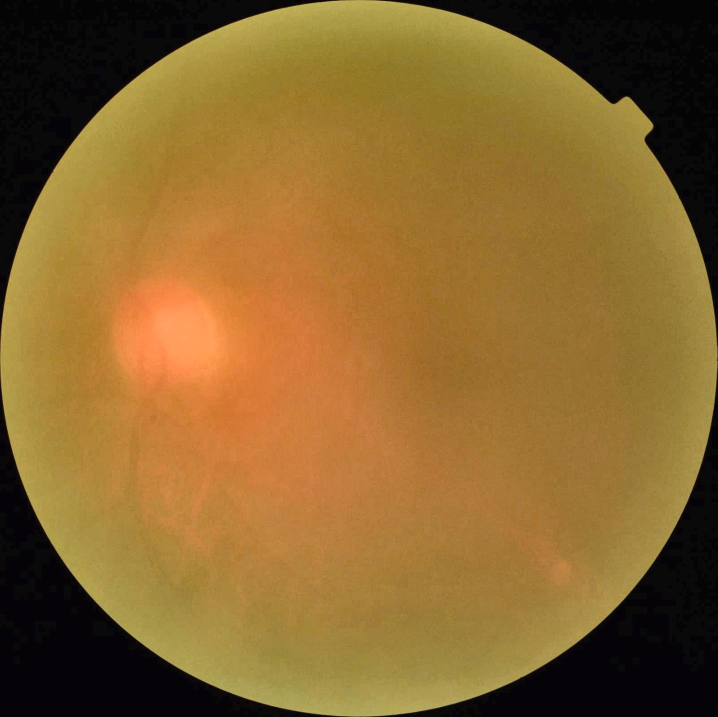
#> input picture Cataract/train/cataract/Copy of img_0501.jpg, 1435 x 1434 px (shown at 1/2 size)
$ python -i pipeline.py   (imports and definitions only)
#> lines starting #> are read from the running program, lines starting #| are printed output that depends on the picture

import cv2
import numpy as np

def extract_green_channel(image):
    """
    Extracts the Green channel from an RGB image.
    Medical Relevance: The green channel usually provides the best contrast
    for visualizing retinal structures and opacities (cataracts) because
    the retinal pigment epithelium absorbs red light and the lens absorbs blue light.
    """
    if len(image.shape) != 3:
        raise ValueError("Input image must be RGB.")

    return image[:, :, 1]

def apply_clahe(image, clip_limit=2.0, tile_grid_size=(8, 8)):
    """
    Applies Contrast Limited Adaptive Histogram Equalization (CLAHE).
    Enhances local contrast.
    If image is RGB, converts to LAB, applies to L channel, converts back.
    """
    clahe = cv2.createCLAHE(clipLimit=clip_limit, tileGridSize=tile_grid_size)

    if len(image.shape) == 3: # RGB Image
        lab = cv2.cvtColor(image, cv2.COLOR_RGB2LAB)
        l, a, b = cv2.split(lab)
        l2 = clahe.apply(l)
        lab = cv2.merge((l2, a, b))
        return cv2.cvtColor(lab, cv2.COLOR_LAB2RGB)
    else: # Grayscale
        return clahe.apply(image)

def normalize_image(image):
    """
    Normalizes pixel values to [0, 1].
    """
    return image.astype(np.float32) / 255.0

def resize_image(image, size=(224, 224)):
    """
    Resizes the image to the target size.
    """
    return cv2.resize(image, size)

def remove_noise(image):
    """
    Applies Gaussian Blur to reduce high-frequency noise.
    """
    return cv2.GaussianBlur(image, (5, 5), 0)

def preprocess_pipeline(image, target_size=(224, 224), use_green_channel=True):
    """
    Full preprocessing pipeline.

    Args:
        image: Input RGB image
        target_size: (height, width)
        use_green_channel: If True, extracts green channel (Fundus).
                           If False, uses full RGB (Slit-lamp).

    Returns:
        processed_image: The final image ready for the model (H, W, 3)
        intermediate_steps: Dictionary containing images at each step for visualization
    """
    steps = {}

    # 1. Resize
    resized = resize_image(image, size=target_size)
    steps['resized'] = resized

    # 2. Green Channel Extraction (Conditional)
    if use_green_channel:
        current_img = extract_green_channel(resized)
        steps['green_channel'] = current_img
    else:
        current_img = resized
        steps['green_channel'] = resized # Store RGB here for UI compatibility

    # 3. Noise Reduction
    denoised = remove_noise(current_img)
    steps['denoised'] = denoised

    # 4. CLAHE
    enhanced = apply_clahe(denoised)
    steps['enhanced'] = enhanced

    # 5. Normalization
    normalized = normalize_image(enhanced)

    # Final Channel Stacking
    if use_green_channel:
        # (H, W) -> (H, W, 3)
        final_input = np.stack((normalized,)*3, axis=-1)
    else:
        # Already (H, W, 3)
        final_input = normalized

    return final_input, steps

>>> import cv2
>>> picture = cv2.cvtColor(cv2.imread('../Cataract/train/cataract/Copy of img_0501.jpg'), cv2.COLOR_BGR2RGB)
>>> result = preprocess_pipeline(picture)
#> in resize_image, `return cv2.resize(image, size)`:
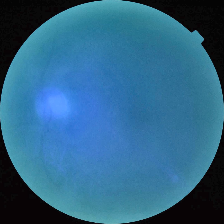
#> returned value: shape (224, 224, 3); mean of channels 0, 1, 2 136.9, 102.3, 46.5; drawn as B, G, R
#> in extract_green_channel, `return image[:, :, 1]`:
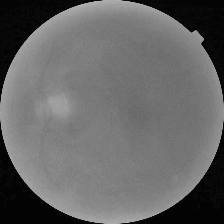
#> returned value: shape (224, 224); min 0, max 182, mean 102.3
#> in remove_noise, `return cv2.GaussianBlur(image, (5, 5), 0)`:
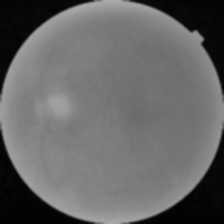
#> returned value: shape (224, 224); min 3, max 170, mean 102.4
#> in apply_clahe, `return clahe.apply(image)`:
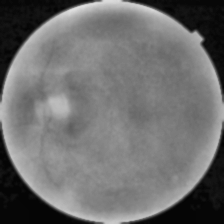
#> returned value: shape (224, 224); min 3, max 224, mean 110.6

$ run again, on Cataract/train/cataract/Copy of img_0533.jpg
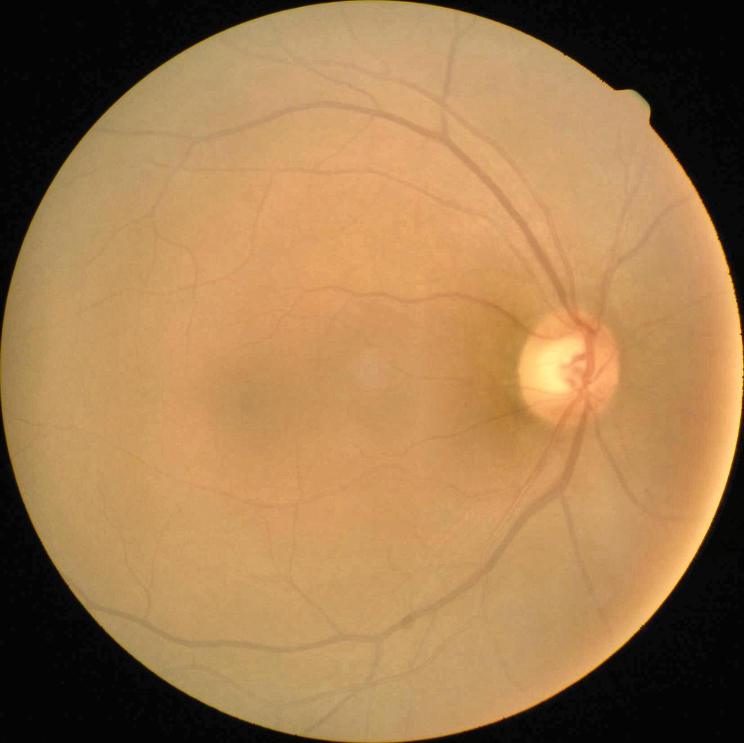
#> input picture Cataract/train/cataract/Copy of img_0533.jpg, 1488 x 1486 px (shown at 1/2 size)
#> in resize_image, `return cv2.resize(image, size)`:
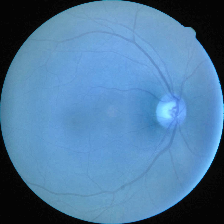
#> returned value: shape (224, 224, 3); mean of channels 0, 1, 2 160.9, 122.7, 79; drawn as B, G, R
#> in apply_clahe, `return clahe.apply(image)`:
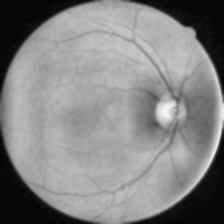
#> returned value: shape (224, 224); min 4, max 248, mean 132.3

$ run again, on Cataract/train/cataract/112_right.jpg
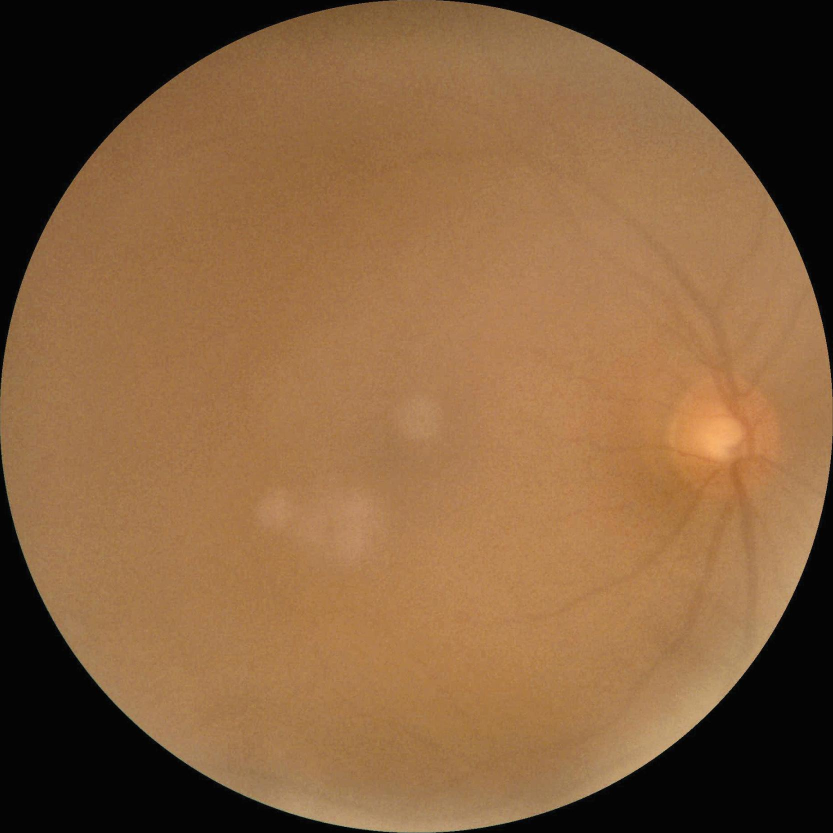
#> input picture Cataract/train/cataract/112_right.jpg, 1666 x 1666 px (shown at 1/2 size)
#> in resize_image, `return cv2.resize(image, size)`:
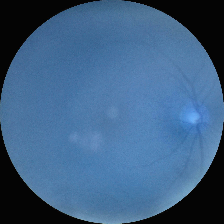
#> returned value: shape (224, 224, 3); mean of channels 0, 1, 2 132.1, 96.3, 61.9; drawn as B, G, R
#> in apply_clahe, `return clahe.apply(image)`:
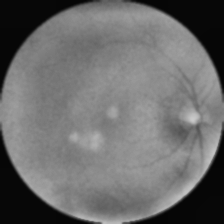
#> returned value: shape (224, 224); min 4, max 202, mean 107.8

$ run again, on Cataract/train/cataract/1444_left.jpg
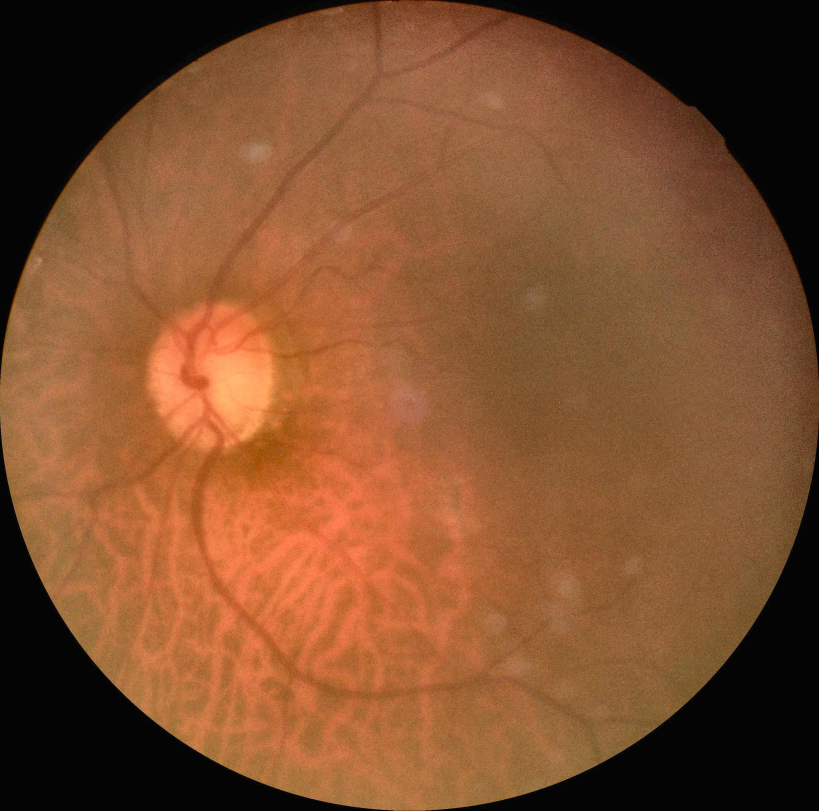
#> input picture Cataract/train/cataract/1444_left.jpg, 2457 x 2432 px (shown at 1/3 size)
#> in extract_green_channel, `return image[:, :, 1]`:
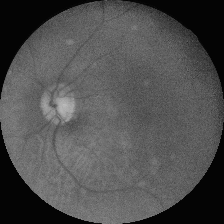
#> returned value: shape (224, 224); min 0, max 189, mean 78.8
#> in apply_clahe, `return clahe.apply(image)`:
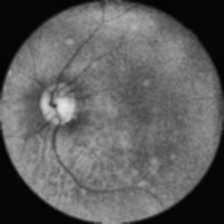
#> returned value: shape (224, 224); min 4, max 227, mean 94.2
